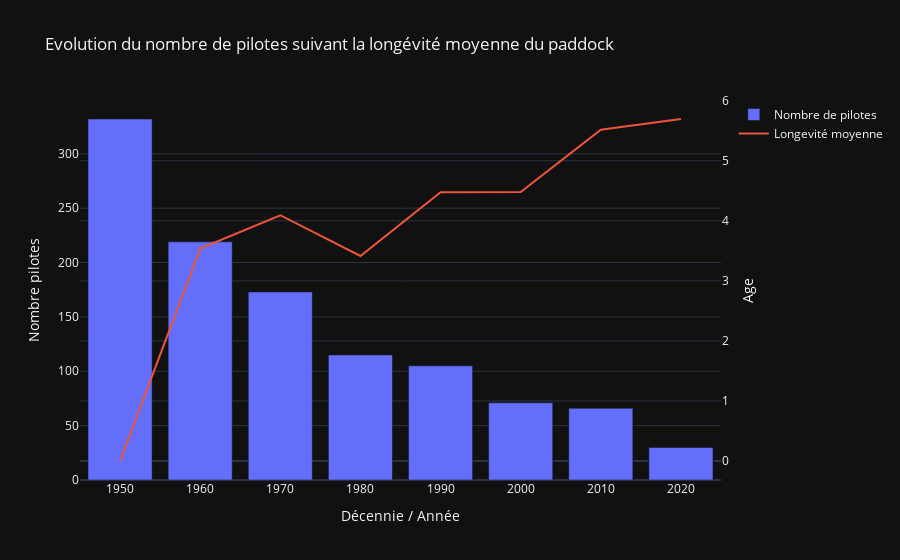

Notebook cell for this chart:
### Code cell
#Evolution du nombre de pilotes suivant la longévité moyenne du paddock
bar_trace = go.Bar(x=countingPilots['decade'], y=countingPilots['driverName'], name='Nombre de pilotes')
line_trace2 = go.Scatter(x=dfLongevity['year'], y=dfLongevity['longevity'], mode='lines',name='Longevité moyenne', yaxis='y2')

fig = go.Figure(data=[bar_trace, line_trace2])

fig.update_layout(
    title="Evolution du nombre de pilotes suivant la longévité moyenne du paddock",
    yaxis2=dict(
        title='Age',
        overlaying='y',
        side='right',

    ),
    yaxis=dict(title='Nombre pilotes'),
    xaxis=dict(title='Décennie / Année')
)

fig.show()

### Figure 1 — Plotly figure (JSON) as saved in the notebook; plotly's stock layout.template omitted (floating-point values rounded to 4 significant figures)
{"data": [{"name": "Nombre de pilotes", "x": [1950, 1960, 1970, 1980, 1990, 2000, 2010, 2020], "y": [332, 219, 173, 115, 105, 71, 66, 30], "type": "bar"}, {"mode": "lines", "name": "Longevité moyenne", "x": [1950, 1960, 1970, 1980, 1990, 2000, 2010, 2020], "y": [0.0, 3.538, 4.093, 3.415, 4.475, 4.478, 5.519, 5.696], "yaxis": "y2", "type": "scatter"}], "layout": {"yaxis2": {"title": {"text": "Age"}, "overlaying": "y", "side": "right"}, "title": {"text": "Evolution du nombre de pilotes suivant la longévité moyenne du paddock"}, "yaxis": {"title": {"text": "Nombre pilotes"}}, "xaxis": {"title": {"text": "Décennie / Année"}}}}
